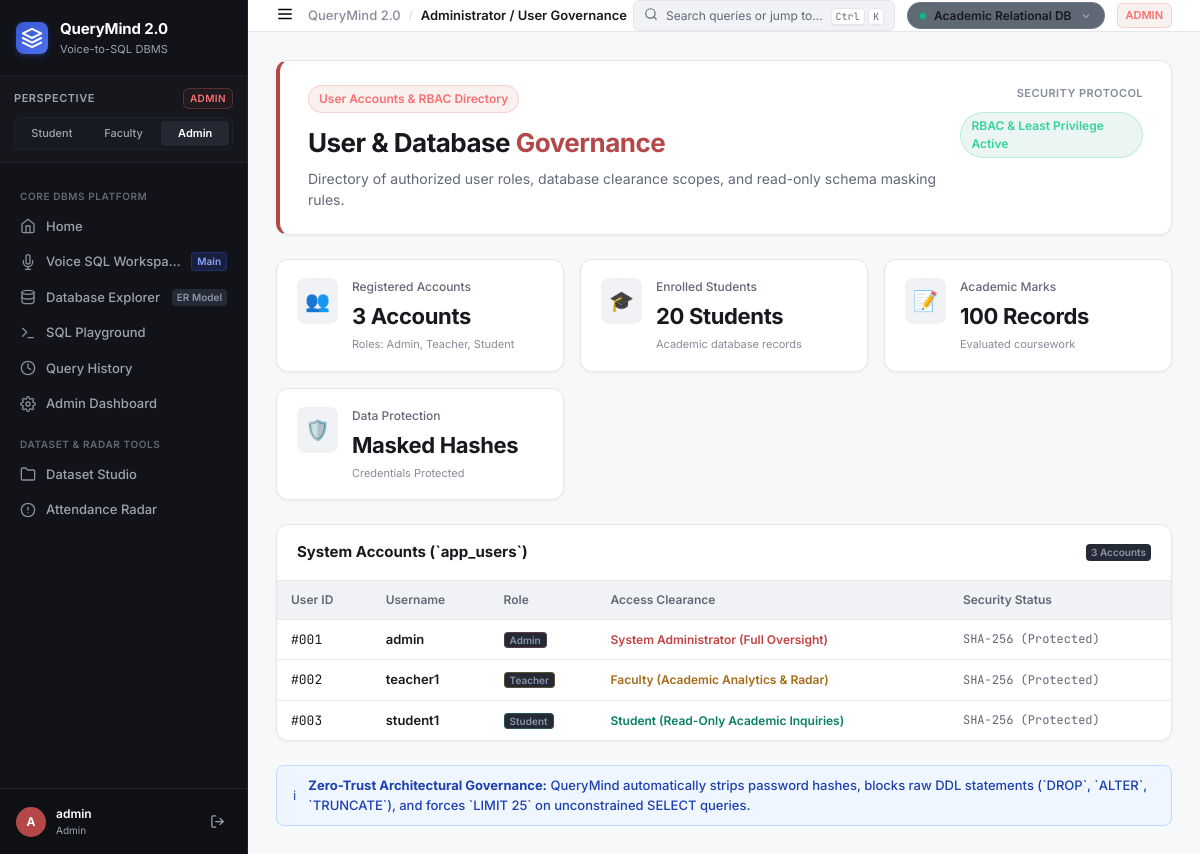
Screenshot of /users with the database file from the repository.
### tables this page shows
CREATE TABLE app_users (
        user_id       INTEGER PRIMARY KEY AUTOINCREMENT,
        username      TEXT NOT NULL UNIQUE,
        password_hash TEXT NOT NULL,
        role          TEXT NOT NULL DEFAULT 'student'
    );

### app.py (the view)
@app.route("/users")
@login_required
def users():
    if session.get("role") != "admin":
        flash("Admin clearance required for Governance & User Management.", "danger")
        return redirect(url_for("dashboard"))
    return render_template("users.html",
                           users=get_app_users(),
                           stats=get_system_stats())

### app.py (called while the page is built, shortened)
def login_required(f):
    from functools import wraps
    @wraps(f)
    def wrapper(*args, **kwargs):
        if "user_id" not in session:
            flash("Please log in to continue.", "warning")
            return redirect(url_for("login"))
        return f(*args, **kwargs)
    return wrapper

@app.before_request
def ensure_default_session():
    if "user_id" not in session:
        session["user_id"] = 1
        session["username"] = "admin"
        session["role"] = "admin"

@app.context_processor
def inject_global_ui_context():
    try:
        datasets = get_uploaded_datasets()
    except Exception:
        datasets = []
    active_table = session.get("active_dataset_table", "academic")
    active_name = "Academic Relational DB"
    if active_table == "all":
        active_name = "All Connected Tables"
    return {
        "current_role": session.get("role", "admin"),
        "current_username": session.get("username", "admin"),
        "global_datasets": datasets,
        "active_dataset_table": active_table,
        "active_dataset_name": active_name,
    }

### db/database.py (called while the page is built, shortened)
def _conn():
    conn = sqlite3.connect(DB_PATH, timeout=15.0)
    conn.row_factory = sqlite3.Row
    conn.execute("PRAGMA foreign_keys = ON")
    conn.execute("PRAGMA journal_mode = WAL")
    conn.execute("PRAGMA busy_timeout = 15000")
    conn.execute("PRAGMA synchronous = NORMAL")
    conn.execute("PRAGMA cache_size = -64000")
    conn.execute("PRAGMA temp_store = MEMORY")
    return conn

def get_app_users():
    conn = _conn()
    rows = conn.execute("SELECT user_id, username, role FROM app_users ORDER BY user_id").fetchall()
    conn.close()
    return [dict(r) for r in rows]

def _setup_registry():
    conn = _conn()
    conn.execute("""
        CREATE TABLE IF NOT EXISTS dataset_registry (
            id           INTEGER PRIMARY KEY AUTOINCREMENT,
            table_name   TEXT NOT NULL UNIQUE,
            display_name TEXT NOT NULL,
            row_count    INTEGER DEFAULT 0,
            col_count    INTEGER DEFAULT 0,
            columns_json TEXT,
            uploaded_by  TEXT,
            uploaded_at  TEXT DEFAULT (datetime('now'))
        )
    """)
    conn.commit()
    count = conn.execute("SELECT COUNT(*) FROM dataset_registry").fetchone()[0]
    conn.close()

def get_uploaded_datasets() -> list:
    _setup_registry()
    conn = _conn()
    rows = conn.execute(
        "SELECT * FROM dataset_registry ORDER BY id DESC"
    ).fetchall()
    conn.close()
    return [dict(r) for r in rows]

### templates/users.html (shortened to what this page needs)
{% extends "base.html" %}
{% block breadcrumb %}Administrator / User Governance{% endblock %}
{% block content %}
<div class="workspace-view">
  <div class="role-hero" style="border-left: 4px solid var(--role-admin);">
    <div class="role-hero-left">
      <div class="role-badge-lg badge-admin">
        User Accounts &amp; RBAC Directory
      </div>
      <h1>User &amp; Database <span style="color:var(--role-admin);">Governance</span></h1>
      <p class="hero-sub">Directory of authorized user roles, database clearance scopes, and read-only schema masking rules.</p>
    </div>
    <div class="dataset-switcher-box">
      <span class="switcher-label">Security Protocol</span>
      <span class="role-badge-lg badge-student" style="margin-top:4px;">RBAC &amp; Least Privilege Active</span>
    </div>
  </div>
  <div class="admin-kpi-grid">
    <div class="kpi-card">
      <div class="kpi-icon">👥</div>
      <div class="kpi-info">
        <span class="kpi-label">Registered Accounts</span>
        <span class="kpi-number">{{ stats.users }} Accounts</span>
        <span class="kpi-sub">Roles: Admin, Teacher, Student</span>
      </div>
    </div>
    <div class="kpi-card">
      <div class="kpi-icon">🎓</div>
      <div class="kpi-info">
        <span class="kpi-label">Enrolled Students</span>
        <span class="kpi-number">{{ stats.students }} Students</span>
        <span class="kpi-sub">Academic database records</span>
      </div>
    </div>
    <div class="kpi-card">
      <div class="kpi-icon">📝</div>
      <div class="kpi-info">
        <span class="kpi-label">Academic Marks</span>
        <span class="kpi-number">{{ stats.marks_records }} Records</span>
        <span class="kpi-sub">Evaluated coursework</span>
      </div>
    </div>
    <div class="kpi-card">
      <div class="kpi-icon" style="color:var(--status-success);">🛡️</div>
      <div class="kpi-info">
        <span class="kpi-label">Data Protection</span>
        <span class="kpi-number">Masked Hashes</span>
        <span class="kpi-sub">Credentials Protected</span>
      </div>
    </div>
  </div>
  <div class="gov-card" style="margin-bottom: 24px;">
    <div class="gov-card-header">
      <h3>System Accounts (`app_users`)</h3>
      <span class="nav-meta-badge">{{ users|length if users else 0 }} Accounts</span>
    </div>
    <div class="table-container" style="border:none; border-radius:0; margin-bottom:0;">
      <table class="data-table">
        <thead>
          <tr>
            <th>User ID</th>
            <th>Username</th>
            <th>Role</th>
            <th>Access Clearance</th>
            <th>Security Status</th>
          </tr>
        </thead>
        <tbody>
          {% for u in users %}
          <tr>
            <td style="font-family:var(--font-mono);">#00{{ u.user_id }}</td>
            <td style="font-weight:600;">{{ u.username }}</td>
            <td>
              <span class="nav-meta-badge badge-{{ u.role }}">
                {{ u.role|title }}
              </span>
            </td>
            <td>
              {% if u.role == 'admin' %}
                <span style="font-size:12px; color:var(--status-danger); font-weight:600;">System Administrator (Full Oversight)</span>
              {% elif u.role == 'teacher' %}
                <span style="font-size:12px; color:var(--role-faculty); font-weight:600;">Faculty (Academic Analytics &amp; Radar)</span>
              {% else %}
                <span style="font-size:12px; color:var(--role-student); font-weight:600;">Student (Read-Only Academic Inquiries)</span>
              {% endif %}
            </td>
            <td style="font-size:12px; color:var(--text-secondary); font-family:var(--font-mono);">
              SHA-256 (Protected)
            </td>
          </tr>
          {% endfor %}
        </tbody>
      </table>
    </div>
  </div>
  <div class="flash-alert flash-info">
    <div class="flash-icon">ℹ</div>
    <div class="flash-msg">
      <strong>Zero-Trust Architectural Governance:</strong> QueryMind automatically strips password hashes, blocks raw DDL statements (`DROP`, `ALTER`, `TRUNCATE`), and forces `LIMIT 25` on unconstrained SELECT queries.
    </div>
  </div>
</div>
{% endblock %}

### rows the page displays
app_users: user_id "1", username "admin", role "Admin", shows "System Administrator (Full Oversight)"
app_users: user_id "2", username "teacher1", role "Teacher", shows "Faculty (Academic Analytics & Radar)"
app_users: user_id "3", username "student1", role "Student", shows "Student (Read-Only Academic Inquiries)"

### other values shown
{{ current_role|upper }} "ADMIN"
{{ current_username[0]|upper }} "A"
{{ current_username }} "admin"
{{ current_role|title }} "Admin"
{{ active_dataset_name }} "Academic Relational DB"
{{ stats.users }} "3"
{{ stats.students }} "20"
{{ stats.marks_records }} "100"
{{ users|length if users else 0 }} "3"
